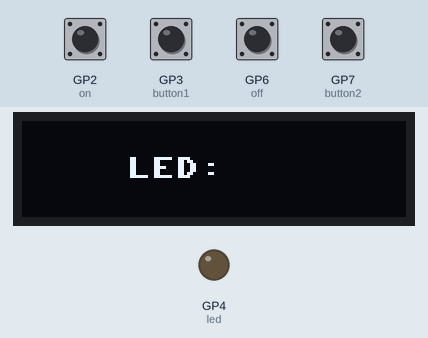
Simulated run of this program. Board: Raspberry Pi Pico running MicroPython. On the bench: 128×64 one-colour display, output pins drawn as LEDs (lit = HIGH). The inputs (shaded band) are chosen by the test bench; at power-on: GP2 (on), GP3 (button1), GP6 (off), GP7 (button2) HIGH. Library files of the repository ran but are not shown: ssd1306.py. At 7.7 s the program stops and its outputs stay as they are.

Above: at 1.2 s.
1.3 s: GP2 (on) pulled LOW for 0.15 s
At 1.42 s:
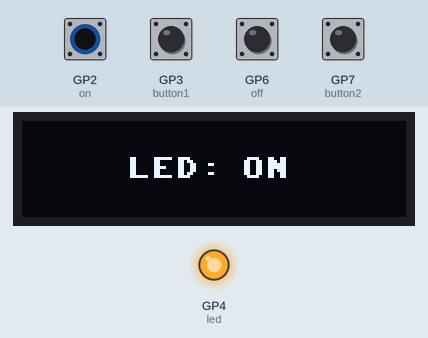
2.9 s: GP3 (button1) pulled LOW for 0.15 s
At 3.4 s:
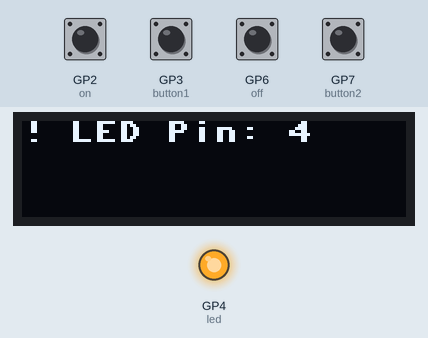
6.0 s: GP6 (off) pulled LOW for 0.15 s
At 6.11 s:
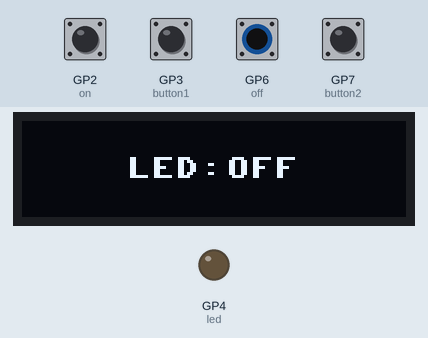
7.6 s: GP7 (button2) pulled LOW for 0.15 s
At 8.6 s:
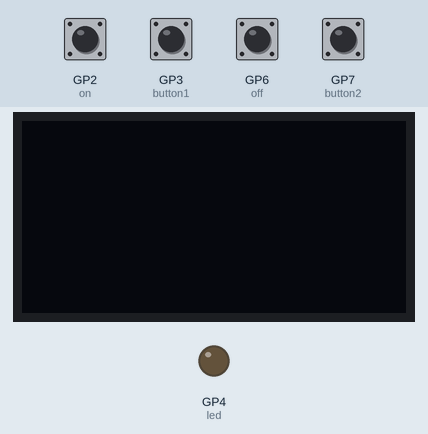
Timing chart, 0 to 9.2 s (numbered marks = the images above; inputs shaded):
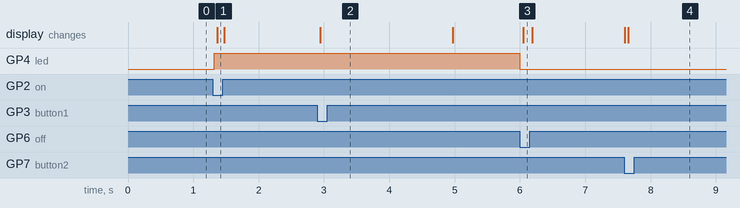

Measured:
- after the input at 1.3 s, GP4 (led): LOW → HIGH at once; the display: changes after 0.07 s (image 1)
- after the input at 2.9 s, the display: changes at once (image 2)
- after the input at 6.0 s, GP4 (led): HIGH → LOW at once; the display: changes after 0.05 s (image 3)
- after the input at 7.6 s, the display: first changes at once (image 4 shows a later state)

The program:

Torch.py
```python
import machine
from machine import Pin, I2C
from ssd1306 import SSD1306_I2C
import utime

led = Pin(4, Pin.OUT)
led.value(0)

on = Pin(2, Pin.IN, Pin.PULL_UP)
off = Pin(6, Pin.IN, Pin.PULL_UP)

button1 = Pin(3, Pin.IN, Pin.PULL_UP)
button2 = Pin(7, Pin.IN, Pin.PULL_UP)

WIDTH  = 128
HEIGHT = 32
i2c = I2C(0, scl=Pin(1), sda=Pin(0), freq=200000)
oled = SSD1306_I2C(WIDTH, HEIGHT, i2c)

while True:
    oled.fill(0)
    oled.text("LED: ", 35, 12)
    if on.value() != 1:
        oled.text(" ON", 65, 12)
        led.value(1)
    elif off.value() != 1:
        oled.text(" OFF", 60, 12)
        led.value(0)
    oled.show()
    if button1.value() != 1:
        oled.fill(0)
        oled.text("! LED Pin: 4",0,0)
        oled.show()
        utime.sleep(2)

    if button2.value() != 1:
        oled = SSD1306_I2C(128, 64, i2c)
        break
```
